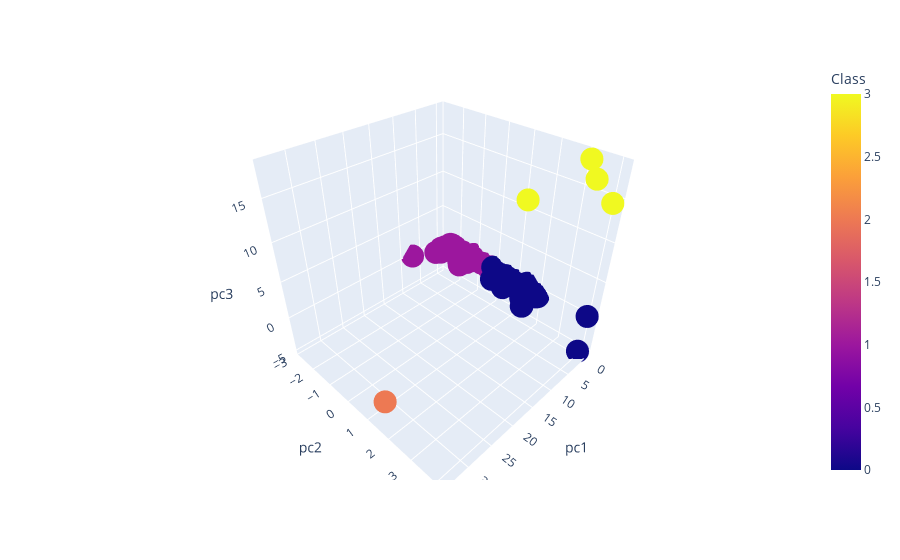

The code cell stored with this chart in its notebook:
### Markdown cell above
### Deliverable 4: Visualizing Cryptocurrencies Results

#### 3D-Scatter with Clusters

### Code cell
# Creating a 3D-Scatter with the PCA data and the clusters
# YOUR CODE HERE

fig = px.scatter_3d(clustered_df, 
                    x='pc1', y='pc2', z='pc3',
                    color='Class',
                    hover_name="CoinName",
                    hover_data=["Algorithm"])
fig.show()

### Figure 1 — Plotly figure (JSON) as saved in the notebook; plotly's stock layout.template omitted (floating-point values rounded to 4 significant figures; data arrays with more than 128 entries replaced by an {"elided": "..."} marker saying what was removed)
{"data": [{"customdata": {"elided": "532x1 str values"}, "hovertemplate": "<b>%{hovertext}</b><br><br>pc1=%{x}<br>pc2=%{y}<br>pc3=%{z}<br>Algorithm=%{customdata[0]}<br>Class=%{marker.color}<extra></extra>", "hovertext": {"elided": "532 str values"}, "legendgroup": "", "marker": {"color": {"elided": "532 int values"}, "coloraxis": "coloraxis", "symbol": "circle"}, "mode": "markers", "name": "", "scene": "scene", "showlegend": false, "type": "scatter3d", "x": {"elided": "532 float values"}, "y": {"elided": "532 float values"}, "z": {"elided": "532 float values"}}], "layout": {"coloraxis": {"colorbar": {"title": {"text": "Class"}}, "colorscale": [[0, "#0d0887"], [0.1111, "#46039f"], [0.2222, "#7201a8"], [0.3333, "#9c179e"], [0.4444, "#bd3786"], [0.5556, "#d8576b"], [0.6667, "#ed7953"], [0.7778, "#fb9f3a"], [0.8889, "#fdca26"], [1, "#f0f921"]]}, "legend": {"tracegroupgap": 0}, "margin": {"t": 60}, "scene": {"domain": {"x": [0, 1], "y": [0, 1]}, "xaxis": {"title": {"text": "pc1"}}, "yaxis": {"title": {"text": "pc2"}}, "zaxis": {"title": {"text": "pc3"}}}}}
